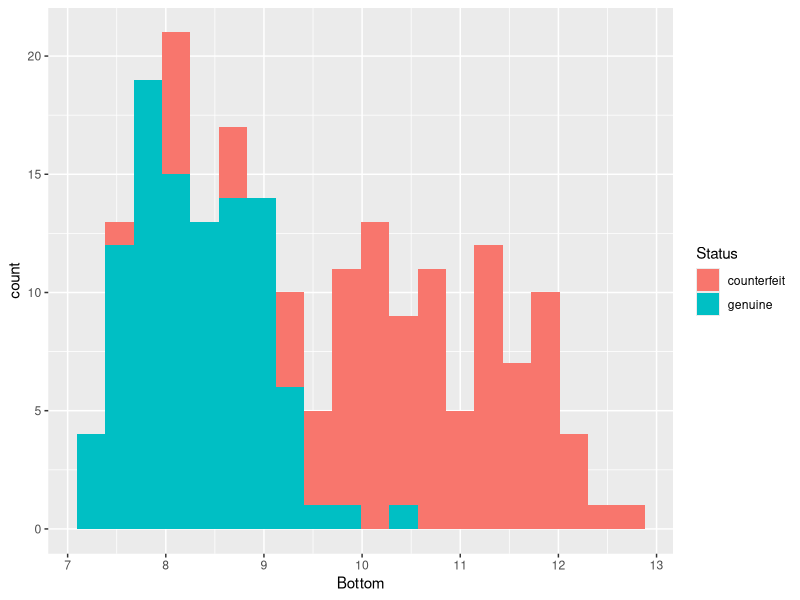

R code for this plot:
## ---- chunk 1
knitr::opts_chunk$set(echo = FALSE)
## ---- chunk 2
library(mclust)
library(ggplot2)
ggplot(data = banknote) + geom_histogram(aes(y = Bottom, fill = Status), bins = 20) + coord_flip()
